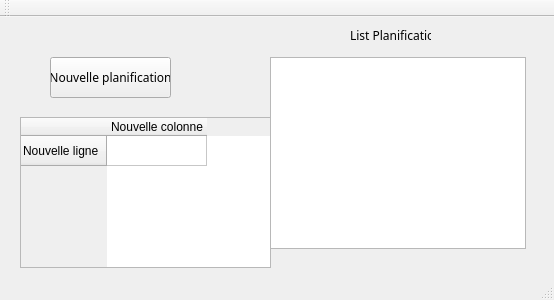
<?xml version="1.0" encoding="UTF-8"?>
<ui version="4.0">
 <class>MainWindow</class>
 <widget class="QMainWindow" name="MainWindow">
  <property name="geometry">
   <rect>
    <x>0</x>
    <y>0</y>
    <width>554</width>
    <height>300</height>
   </rect>
  </property>
  <property name="windowTitle">
   <string>MainWindow</string>
  </property>
  <widget class="QWidget" name="centralWidget">
   <widget class="QPushButton" name="ButtonNouvellePlan">
    <property name="geometry">
     <rect>
      <x>50</x>
      <y>40</y>
      <width>121</width>
      <height>41</height>
     </rect>
    </property>
    <property name="font">
     <font>
      <family>Candara</family>
      <weight>50</weight>
      <bold>false</bold>
     </font>
    </property>
    <property name="text">
     <string>Nouvelle planification</string>
    </property>
   </widget>
   <widget class="QListWidget" name="ListPlanifications">
    <property name="enabled">
     <bool>true</bool>
    </property>
    <property name="geometry">
     <rect>
      <x>270</x>
      <y>40</y>
      <width>256</width>
      <height>192</height>
     </rect>
    </property>
   </widget>
   <widget class="QLabel" name="label">
    <property name="geometry">
     <rect>
      <x>350</x>
      <y>10</y>
      <width>81</width>
      <height>16</height>
     </rect>
    </property>
    <property name="font">
     <font>
      <family>Candara</family>
     </font>
    </property>
    <property name="text">
     <string>List Planification</string>
    </property>
   </widget>
   <widget class="QTableWidget" name="tableWidget">
    <property name="geometry">
     <rect>
      <x>20</x>
      <y>100</y>
      <width>251</width>
      <height>151</height>
     </rect>
    </property>
    <row>
     <property name="text">
      <string>Nouvelle ligne</string>
     </property>
    </row>
    <column>
     <property name="text">
      <string>Nouvelle colonne</string>
     </property>
    </column>
    <item row="0" column="0">
     <property name="text">
      <string/>
     </property>
    </item>
   </widget>
  </widget>
  <widget class="QToolBar" name="mainToolBar">
   <attribute name="toolBarArea">
    <enum>TopToolBarArea</enum>
   </attribute>
   <attribute name="toolBarBreak">
    <bool>false</bool>
   </attribute>
  </widget>
  <widget class="QStatusBar" name="statusBar"/>
 </widget>
 <layoutdefault spacing="6" margin="11"/>
 <resources/>
 <connections/>
</ui>
